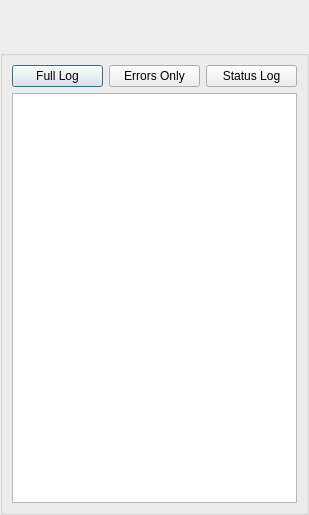
<?xml version="1.0" encoding="UTF-8"?>
<ui version="4.0">
 <class>DebugSettingsDialog</class>
 <widget class="QDialog" name="DebugSettingsDialog">
  <property name="geometry">
   <rect>
    <x>0</x>
    <y>0</y>
    <width>309</width>
    <height>515</height>
   </rect>
  </property>
  <property name="windowTitle">
   <string>Debug Settings</string>
  </property>
  <layout class="QVBoxLayout" name="verticalLayout">
   <property name="spacing">
    <number>0</number>
   </property>
   <property name="leftMargin">
    <number>0</number>
   </property>
   <property name="topMargin">
    <number>0</number>
   </property>
   <property name="rightMargin">
    <number>0</number>
   </property>
   <property name="bottomMargin">
    <number>0</number>
   </property>
   <item>
    <widget class="TitleBarWidget" name="m_TitleBarWidget" native="true">
     <property name="sizePolicy">
      <sizepolicy hsizetype="Preferred" vsizetype="Preferred">
       <horstretch>0</horstretch>
       <verstretch>0</verstretch>
      </sizepolicy>
     </property>
     <property name="minimumSize">
      <size>
       <width>0</width>
       <height>50</height>
      </size>
     </property>
     <property name="maximumSize">
      <size>
       <width>16777215</width>
       <height>103</height>
      </size>
     </property>
     <layout class="QHBoxLayout" name="horizontalLayout_3">
      <property name="spacing">
       <number>2</number>
      </property>
      <property name="leftMargin">
       <number>5</number>
      </property>
      <property name="topMargin">
       <number>2</number>
      </property>
      <property name="rightMargin">
       <number>5</number>
      </property>
      <property name="bottomMargin">
       <number>2</number>
      </property>
     </layout>
    </widget>
   </item>
   <item>
    <widget class="QGroupBox" name="StyledDlgItemsBox">
     <property name="minimumSize">
      <size>
       <width>0</width>
       <height>0</height>
      </size>
     </property>
     <property name="title">
      <string/>
     </property>
     <layout class="QVBoxLayout" name="verticalLayout_2">
      <item>
       <layout class="QHBoxLayout" name="horizontalLayout">
        <item>
         <widget class="QPushButton" name="m_FullLogButton">
          <property name="text">
           <string>Full Log</string>
          </property>
         </widget>
        </item>
        <item>
         <widget class="QPushButton" name="m_ErrorLogButton">
          <property name="text">
           <string>Errors Only</string>
          </property>
         </widget>
        </item>
        <item>
         <widget class="QPushButton" name="m_StatusLogButton">
          <property name="text">
           <string>Status Log</string>
          </property>
         </widget>
        </item>
       </layout>
      </item>
      <item>
       <widget class="QPlainTextEdit" name="m_LogEdit"/>
      </item>
     </layout>
    </widget>
   </item>
   <item>
    <widget class="BottomBarWidget" name="m_BottomBarWidget" native="true">
     <property name="sizePolicy">
      <sizepolicy hsizetype="Expanding" vsizetype="Minimum">
       <horstretch>0</horstretch>
       <verstretch>0</verstretch>
      </sizepolicy>
     </property>
     <property name="minimumSize">
      <size>
       <width>30</width>
       <height>0</height>
      </size>
     </property>
     <property name="autoFillBackground">
      <bool>true</bool>
     </property>
    </widget>
   </item>
  </layout>
 </widget>
 <customwidgets>
  <customwidget>
   <class>TitleBarWidget</class>
   <extends>QWidget</extends>
   <header>TitleBarWidget.h</header>
   <container>1</container>
  </customwidget>
  <customwidget>
   <class>BottomBarWidget</class>
   <extends>QWidget</extends>
   <header location="global">BottomBarWidget.h</header>
   <container>1</container>
  </customwidget>
 </customwidgets>
 <resources/>
 <connections/>
</ui>
